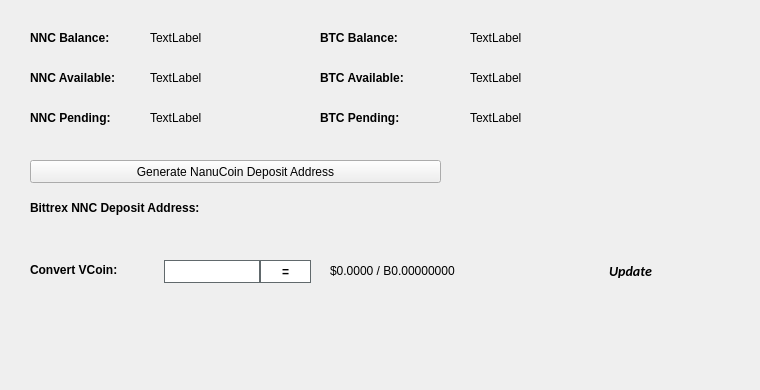
   <widget class="QWidget" name="BalanceTab">
    <attribute name="title">
     <string>Balance</string>
    </attribute>
    <widget class="QLabel" name="BitcoinBalanceLabel">
     <property name="geometry">
      <rect>
       <x>470</x>
       <y>30</y>
       <width>150</width>
       <height>16</height>
      </rect>
     </property>
     <property name="text">
      <string>TextLabel</string>
     </property>
    </widget>
    <widget class="QLabel" name="NNCBalanceLabel">
     <property name="geometry">
      <rect>
       <x>150</x>
       <y>30</y>
       <width>150</width>
       <height>16</height>
      </rect>
     </property>
     <property name="text">
      <string>TextLabel</string>
     </property>
    </widget>
    <widget class="QLabel" name="label_11">
     <property name="geometry">
      <rect>
       <x>30</x>
       <y>30</y>
       <width>101</width>
       <height>16</height>
      </rect>
     </property>
     <property name="font">
      <font>
       <weight>75</weight>
       <bold>true</bold>
      </font>
     </property>
     <property name="text">
      <string>NNC Balance:</string>
     </property>
    </widget>
    <widget class="QLabel" name="label_12">
     <property name="geometry">
      <rect>
       <x>320</x>
       <y>30</y>
       <width>101</width>
       <height>16</height>
      </rect>
     </property>
     <property name="font">
      <font>
       <weight>75</weight>
       <bold>true</bold>
      </font>
     </property>
     <property name="text">
      <string>BTC Balance:</string>
     </property>
    </widget>
    <widget class="QLabel" name="NNCAvailableLabel_2">
     <property name="geometry">
      <rect>
       <x>150</x>
       <y>70</y>
       <width>150</width>
       <height>16</height>
      </rect>
     </property>
     <property name="text">
      <string>TextLabel</string>
     </property>
    </widget>
    <widget class="QLabel" name="label_13">
     <property name="geometry">
      <rect>
       <x>30</x>
       <y>70</y>
       <width>111</width>
       <height>16</height>
      </rect>
     </property>
     <property name="font">
      <font>
       <weight>75</weight>
       <bold>true</bold>
      </font>
     </property>
     <property name="text">
      <string>NNC Available:</string>
     </property>
    </widget>
    <widget class="QLabel" name="label_14">
     <property name="geometry">
      <rect>
       <x>30</x>
       <y>110</y>
       <width>101</width>
       <height>16</height>
      </rect>
     </property>
     <property name="font">
      <font>
       <weight>75</weight>
       <bold>true</bold>
      </font>
     </property>
     <property name="text">
      <string>NNC Pending:</string>
     </property>
    </widget>
    <widget class="QLabel" name="NNCPendingLabel">
     <property name="geometry">
      <rect>
       <x>150</x>
       <y>110</y>
       <width>150</width>
       <height>16</height>
      </rect>
     </property>
     <property name="text">
      <string>TextLabel</string>
     </property>
    </widget>
    <widget class="QLabel" name="label_15">
     <property name="geometry">
      <rect>
       <x>320</x>
       <y>70</y>
       <width>111</width>
       <height>16</height>
      </rect>
     </property>
     <property name="font">
      <font>
       <weight>75</weight>
       <bold>true</bold>
      </font>
     </property>
     <property name="text">
      <string>BTC Available:</string>
     </property>
    </widget>
    <widget class="QLabel" name="BitcoinAvailableLabel">
     <property name="geometry">
      <rect>
       <x>470</x>
       <y>70</y>
       <width>150</width>
       <height>16</height>
      </rect>
     </property>
     <property name="text">
      <string>TextLabel</string>
     </property>
    </widget>
    <widget class="QLabel" name="label_31">
     <property name="geometry">
      <rect>
       <x>320</x>
       <y>110</y>
       <width>111</width>
       <height>16</height>
      </rect>
     </property>
     <property name="font">
      <font>
       <weight>75</weight>
       <bold>true</bold>
      </font>
     </property>
     <property name="text">
      <string>BTC Pending:</string>
     </property>
    </widget>
    <widget class="QLabel" name="BitcoinPendingLabel">
     <property name="geometry">
      <rect>
       <x>470</x>
       <y>110</y>
       <width>150</width>
       <height>16</height>
      </rect>
     </property>
     <property name="text">
      <string>TextLabel</string>
     </property>
    </widget>
    <widget class="QLabel" name="label_33">
     <property name="geometry">
      <rect>
       <x>30</x>
       <y>200</y>
       <width>221</width>
       <height>16</height>
      </rect>
     </property>
     <property name="font">
      <font>
       <weight>75</weight>
       <bold>true</bold>
      </font>
     </property>
     <property name="text">
      <string>Bittrex NNC Deposit Address:</string>
     </property>
    </widget>
    <widget class="QPushButton" name="GenDepositBTN">
     <property name="geometry">
      <rect>
       <x>30</x>
       <y>160</y>
       <width>411</width>
       <height>23</height>
      </rect>
     </property>
     <property name="text">
      <string>Generate NanuCoin Deposit Address</string>
     </property>
     <property name="icon">
      <iconset resource="../nanucoin.qrc">
       <normaloff>:/icons/bitcoin</normaloff>:/icons/bitcoin</iconset>
     </property>
    </widget>
    <widget class="QLabel" name="DepositAddressLabel">
     <property name="geometry">
      <rect>
       <x>200</x>
       <y>200</y>
       <width>261</width>
       <height>16</height>
      </rect>
     </property>
     <property name="palette">
      <palette>
       <active>
        <colorrole role="WindowText">
         <brush brushstyle="SolidPattern">
          <color alpha="255">
           <red>0</red>
           <green>0</green>
           <blue>0</blue>
          </color>
         </brush>
        </colorrole>
        <colorrole role="Text">
         <brush brushstyle="SolidPattern">
          <color alpha="255">
           <red>0</red>
           <green>0</green>
           <blue>255</blue>
          </color>
         </brush>
        </colorrole>
       </active>
       <inactive>
        <colorrole role="WindowText">
         <brush brushstyle="SolidPattern">
          <color alpha="255">
           <red>0</red>
           <green>0</green>
           <blue>0</blue>
          </color>
         </brush>
        </colorrole>
        <colorrole role="Text">
         <brush brushstyle="SolidPattern">
          <color alpha="255">
           <red>0</red>
           <green>0</green>
           <blue>255</blue>
          </color>
         </brush>
        </colorrole>
       </inactive>
       <disabled>
        <colorrole role="WindowText">
         <brush brushstyle="SolidPattern">
          <color alpha="255">
           <red>120</red>
           <green>120</green>
           <blue>120</blue>
          </color>
         </brush>
        </colorrole>
        <colorrole role="Text">
         <brush brushstyle="SolidPattern">
          <color alpha="255">
           <red>120</red>
           <green>120</green>
           <blue>120</blue>
          </color>
         </brush>
        </colorrole>
       </disabled>
      </palette>
     </property>
     <property name="font">
      <font>
       <weight>75</weight>
       <bold>true</bold>
      </font>
     </property>
     <property name="text">
      <string/>
     </property>
     <property name="alignment">
      <set>Qt::AlignRight|Qt::AlignTrailing|Qt::AlignVCenter</set>
     </property>
     <property name="textInteractionFlags">
      <set>Qt::LinksAccessibleByMouse|Qt::TextSelectableByKeyboard|Qt::TextSelectableByMouse</set>
     </property>
    </widget>
    <widget class="QLabel" name="label_8">
     <property name="geometry">
      <rect>
       <x>460</x>
       <y>300</y>
       <width>281</width>
       <height>81</height>
      </rect>
     </property>
     <property name="text">
      <string/>
     </property>
     <property name="pixmap">
      <pixmap>:/images/bittrex</pixmap>
     </property>
    </widget>
    <widget class="QWidget" name="widgetConversion" native="true">
     <property name="geometry">
      <rect>
       <x>0</x>
       <y>250</y>
       <width>751</width>
       <height>43</height>
      </rect>
     </property>
     <property name="minimumSize">
      <size>
       <width>0</width>
       <height>43</height>
      </size>
     </property>
     <property name="styleSheet">
      <string notr="true"/>
     </property>
     <widget class="QPushButton" name="btnUpdateMarketData">
      <property name="geometry">
       <rect>
        <x>575</x>
        <y>0</y>
        <width>111</width>
        <height>41</height>
       </rect>
      </property>
      <property name="sizePolicy">
       <sizepolicy hsizetype="Expanding" vsizetype="Expanding">
        <horstretch>0</horstretch>
        <verstretch>0</verstretch>
       </sizepolicy>
      </property>
      <property name="font">
       <font>
        <family>calibri</family>
        <pointsize>-1</pointsize>
        <weight>75</weight>
        <italic>true</italic>
        <bold>true</bold>
       </font>
      </property>
      <property name="styleSheet">
       <string notr="true">margin:0px;text-align:center;padding:2px;border-radius:3px;font-style:italic;width:100px;font-size:14px;font-family:calibri;font-weight:600;</string>
      </property>
      <property name="text">
       <string>Update</string>
      </property>
      <property name="iconSize">
       <size>
        <width>150</width>
        <height>35</height>
       </size>
      </property>
      <property name="autoDefault">
       <bool>true</bool>
      </property>
      <property name="default">
       <bool>true</bool>
      </property>
     </widget>
     <widget class="QLabel" name="lblConvertVCoin">
      <property name="geometry">
       <rect>
        <x>30</x>
        <y>10</y>
        <width>131</width>
        <height>20</height>
       </rect>
      </property>
      <property name="styleSheet">
       <string notr="true"/>
      </property>
      <property name="text">
       <string>&lt;html&gt;&lt;head/&gt;&lt;body&gt;&lt;p&gt;&lt;span style=&quot; font-weight:600;&quot;&gt;Convert VCoin:&lt;/span&gt;&lt;/p&gt;&lt;/body&gt;&lt;/html&gt;</string>
      </property>
     </widget>
     <widget class="QLineEdit" name="txtConvertVCoinQty">
      <property name="geometry">
       <rect>
        <x>160</x>
        <y>10</y>
        <width>100</width>
        <height>23</height>
       </rect>
      </property>
      <property name="minimumSize">
       <size>
        <width>100</width>
        <height>23</height>
       </size>
      </property>
      <property name="maximumSize">
       <size>
        <width>100</width>
        <height>16777215</height>
       </size>
      </property>
      <property name="styleSheet">
       <string notr="true">border: 1px solid #61696c;margin-left:4px;</string>
      </property>
     </widget>
     <widget class="QPushButton" name="btnConvertNanuCoin">
      <property name="geometry">
       <rect>
        <x>260</x>
        <y>10</y>
        <width>51</width>
        <height>23</height>
       </rect>
      </property>
      <property name="minimumSize">
       <size>
        <width>0</width>
        <height>23</height>
       </size>
      </property>
      <property name="styleSheet">
       <string notr="true">border:1px solid #61696c;background:white;font-weight:600;</string>
      </property>
      <property name="text">
       <string>=</string>
      </property>
     </widget>
     <widget class="QLabel" name="lblConvertVCoinResults">
      <property name="geometry">
       <rect>
        <x>330</x>
        <y>0</y>
        <width>201</width>
        <height>41</height>
       </rect>
      </property>
      <property name="styleSheet">
       <string notr="true"/>
      </property>
      <property name="text">
       <string>$0.0000 / B0.00000000</string>
      </property>
     </widget>
     <widget class="QLabel" name="iconOverviewUpdateWait">
      <property name="geometry">
       <rect>
        <x>670</x>
        <y>10</y>
        <width>24</width>
        <height>24</height>
       </rect>
      </property>
      <property name="text">
       <string/>
      </property>
      <property name="pixmap">
       <pixmap resource="../nanucoin.qrc">:/icons/transaction_1</pixmap>
      </property>
      <property name="scaledContents">
       <bool>true</bool>
      </property>
      <property name="alignment">
       <set>Qt::AlignCenter</set>
      </property>
     </widget>
    </widget>
   </widget>
